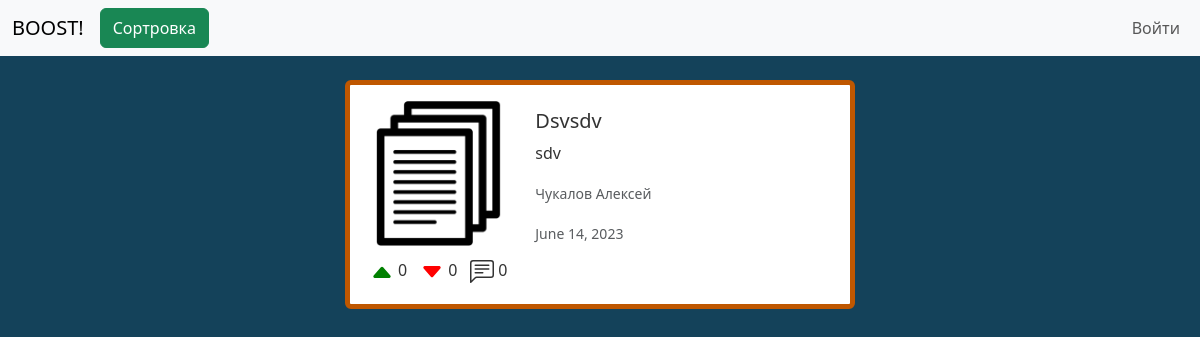
Page /docs/ on the earlier database version.
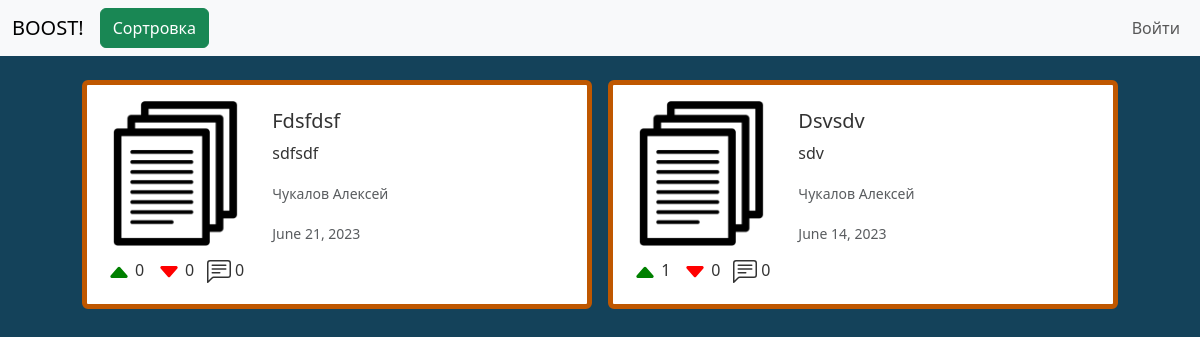
Same page on the later database version.
### app/models.py (models this page shows, shortened)
class Doc (models.Model):
    objects = models.Manager()
    title = models.CharField(max_length=255)
    description = models.CharField(max_length=511, blank=True)
    link = models.URLField(max_length=255, unique=True)
    path = models.CharField(max_length=127)
    preview = models.ImageField(
        upload_to='media/',
        blank=False,
        default='media/default_images/default_document.png'
    )
    likes = models.IntegerField(default=0)
    dislikes = models.IntegerField(default=0)
    comments = models.IntegerField(default=0)
    studies = models.ManyToManyField(Study)
    subjects = models.ManyToManyField(Subject)
    author = models.ForeignKey(User, on_delete=models.CASCADE)
    date = models.DateField()

### accounts/models.py (models this page shows, shortened)
class User (AbstractBaseUser):
    objects = UserManager()
    email = models.EmailField(
        verbose_name='адресс электронной почты',
        max_length=255,
        unique=True
    )
    username = models.CharField(
        verbose_name='ник',
        max_length=30,
        unique=True
    )
    avatar = models.ImageField(
        verbose_name='Avatar',
        default=DEFAULT_AVATAR,
        upload_to='media/',
        blank=False,
    )
    first_name = models.CharField(
        verbose_name='ваше имя',
        max_length=30
    )
    last_name = models.CharField(
        verbose_name='вашу фамилию',
        max_length=30
    )
    bookmarks = models.ManyToManyField(
        Doc,
        blank=True
    )
    is_active = models.BooleanField(default=True)
    staff = models.BooleanField(default=False)
    admin = models.BooleanField(default=False)
    USERNAME_FIELD = 'email'
    REQUIRED_FIELDS = ['username', 'first_name', 'last_name']
    def __str__(self):
        return f'{self.last_name} {self.first_name}'

### app/views.py (the view)
# urls.py: path('docs/', views.docs_page, name='docs'),
def docs_page(request):
    context = {}
    if request.GET.get('drop'):
        return redirect('/docs')
    sort_docs = SortDocs(request)
    sort_docs.convert()
    docs = sort_docs.make_request()
    context['sort_form'] = TagsSortForm(
        initial={
            'studies': sort_docs.studies,
            'sort_type': sort_docs.sort_type_get,
            'subjects': sort_docs.subjects,
        }
    )
    context['search_form'] = SearchForm(
        initial={
            'q': sort_docs.search
        }
    )
    for i in range(len(docs)):
        docs[i].title = docs[i].title.capitalize()
    context['docs'] = docs
    context['has_docs'] = True
    return render(request, 'docs.html', context)

### app/third_party/sort_docs.py (called while the page is built, shortened)
    def convert(self):
        if self.sort_type_get:
            self.sort_type = self.SORT_TYPES[int(self.sort_type_get) - 1]
        else:
            self.sort_type = '-pk'
        if self.subjects:
            self.query_subjects = Q(subjects__in=self.subjects)
        if self.studies:
            self.query_studies = Q(studies__in=self.studies)

    def make_request(self, docs=Doc.objects.all()):
        docs = docs.filter(
            self.query_subjects & self.query_studies & (self.query_title | self.query_description)
        ).order_by(self.sort_type)
        return docs

### app/third_party/tags.py (called while the page is built)
    def __str__(self):
        return str(self.name)

    def __str__(self):
        return str(self.level)

### app/templates/docs.html (shortened to what this page needs)
<!DOCTYPE html>
{% load static %}
<html lang="en">
<head>
        <link href="https://cdn.jsdelivr.net/npm/bootstrap@5.3.0/dist/css/bootstrap.min.css"
              rel="stylesheet"
>
              <link rel="stylesheet" href="{% static 'styles/main.css' %}">
</head>
<body>
    <header class="mb-3">
      {% include 'menu.html' %}
    </header>
<main>
  <section class="d-flex justify-content-center flex-wrap">
    {% for doc in docs %}
        <div class="cardDoc card border-5 m-2 p-2" style="max-width: 540px;">
            <a href="/document{{doc.pk}}" class="cardLink">
            <div class="row g-0">
            <div class="col-md-4 p-2 align-bottom">
                <img src="{{doc.preview.url}}" class="img-fluid rounded-start mb-2" alt="">
                <div class="d-flex justify-content-between">
                    <p class="m-1">{% include 'note_icons/caret_up_fill.html' %} {{doc.likes}}</p>
                    <p class="m-1">{% include 'note_icons/caret_down_fill.html' %} {{doc.dislikes}}</p>
                    <p class="m-1">{% include 'note_icons/comment.html' %} {{doc.comments}}</p>
                </div>
            </div>
                <div class="col-md-8">
                    <div class="card-body">
                        <div class="d-flex justify-content-between">
                            <h5 class="card-title">{{doc.title}}</h5>
                        </div>
                            <p class="card-text">{{doc.description}}</p>
                            <p class="card-text"><small class="text-body-secondary">{{doc.author}}</small></p>
                            <div class="d-flex justify-content-between">
                                <p class="card-text"><small class="text-body-secondary">{{doc.date}}</small></p>
                            </div>
                        </div>
                    </div>
                </div>
            </a>
            </div>
    {% endfor %}
</section>
</main>
</body>
</html>

### app/templates/note_icons/caret_up_fill.html
<svg xmlns="http://www.w3.org/2000/svg" width="24" height="24" fill="currentColor" class="bi bi-caret-up-fill" viewBox="0 0 16 16">
  <g color="green">
    <path d="m7.247 4.86-4.796 5.481c-.566.647-.106 1.659.753 1.659h9.592a1 1 0 0 0 .753-1.659l-4.796-5.48a1 1 0 0 0-1.506 0z"/>
  </g>
</svg>

### app/templates/note_icons/caret_down_fill.html
<svg xmlns="http://www.w3.org/2000/svg" width="24" height="24" fill="currentColor" class="bi bi-caret-down-fill" viewBox="0 0 16 16">
  <g color="red">
    <path d="M7.247 11.14 2.451 5.658C1.885 5.013 2.345 4 3.204 4h9.592a1 1 0 0 1 .753 1.659l-4.796 5.48a1 1 0 0 1-1.506 0z"/>
  </g>
</svg>

Differences in the rows shown:
added Doc: preview (placeholder picture), likes "0", dislikes "0", comments "0", title "Fdsfdsf", description "sdfsdf", author "Чукалов Алексей", date "June 21, 2023"
changed Doc "Dsvsdv": likes "0" → "1"
